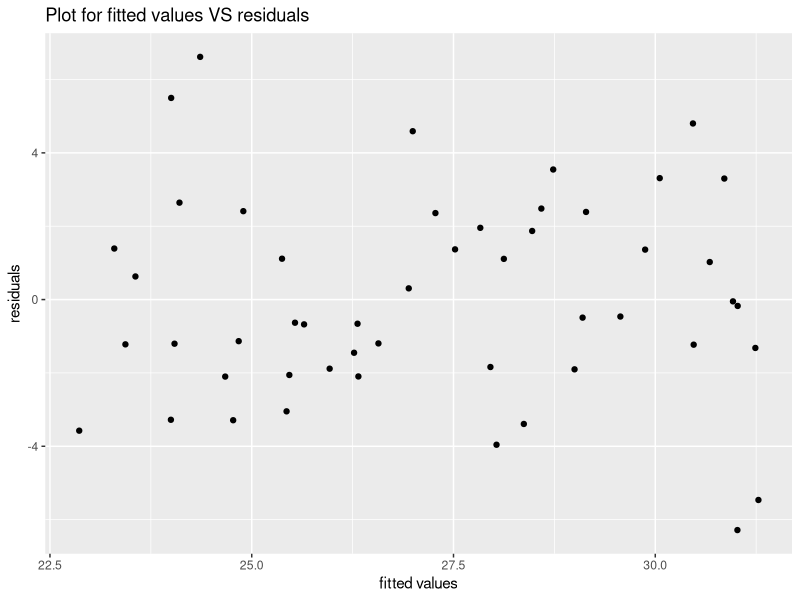

Here is the R script that generated this plot: (Note: this script raises an error after producing the figure.)
# Question 1:
rbinomial <- function (n,p) {
  x <- runif(n, min=0, max=1)
  return(sum(x < p))
}
rbinomial(10, 0.4)

# Question 2:
rbinom(1, 10, 0.4)
library(microbenchmark)
microbenchmark(rbinomial(10, 0.4), rbinom(1, 10, 0.4))

# Question 3:
library(tidyverse)
library(ggplot2)

set.seed(123)
beta_0 <- 15
beta_1 <- 0.4
e_i <- rnorm(50, 0, 3)
x_i <- runif(50, 20, 40)
y_i <- beta_0 + (beta_1 * x_i) + e_i

fitresult <- lm(y_i ~ x_i)
result <- data.frame(fitted = fitresult$fitted.values, residuals = fitresult$residuals)

result %>%
  ggplot(aes(x = fitted, y = residuals)) +
  geom_point() +
  labs(x = "fitted values", y = "residuals", title = "Plot for fitted values VS residuals")

# Question 4:
variates <- function (U1, U2) {
  R <- sqrt(-(2 * log(U1)))
  theta <- 2 * pi * U2
  
  var_X <- R * cos(theta)
  var_Y <- R * sin(theta)
  var <- data.frame(var_X, var_Y)
  
  return(var)
}

set.seed(123)
U1 <- runif(1000, 0, 1)
U2 <- runif(1000, 0, 1)
normal <- rnorm(1000, 0, 1)

boxmuller <- variates(U1, U2)
  
dataset_var %>%
  ggplot(aes(x = var_X)) +
  geom_histogram(color = "black", fill = "white", bins = 20) +
  geom_freqpoly(aes(x = normal),bins = 20, color = "red", lwd = 1) + 
  labs(x = "Variable X", y = "Count", title = "Variable_X VS Normal distribution")

dataset_var %>%
  ggplot(aes(x = var_Y)) +
  geom_histogram(color = "black", fill = "white", bins = 20) +
  geom_freqpoly(aes(x = normal), bins = 20, color = "blue", lwd = 1) + 
  labs(x = "Variable Y", y = "Count", title = "Variable_Y VS Normal distribution")

# It seems like the variable X and Y in Box Muller alogrithm are approximate to normal distribution.